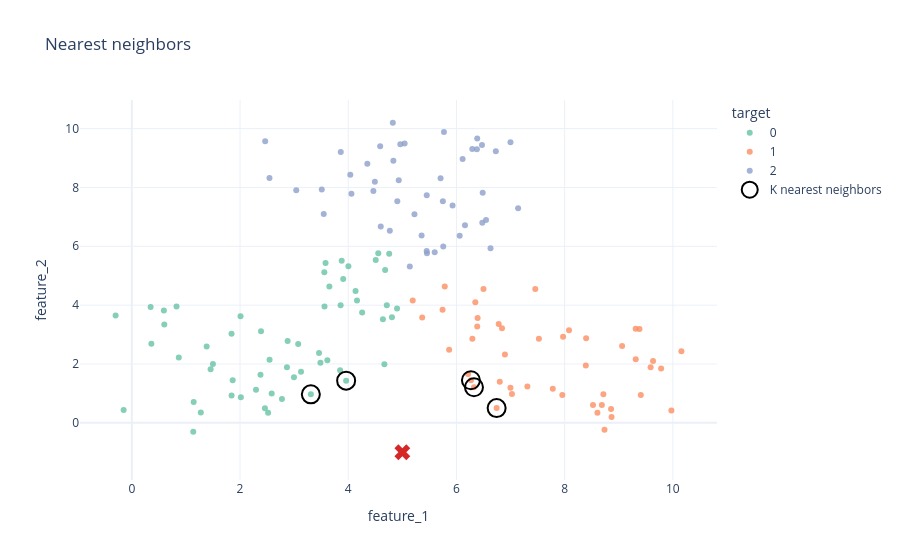

Source (notebook cell):
### Code cell
query = px.scatter(
    x=[explanation.query[0]],
    y=[explanation.query[1]],
    color_discrete_sequence=["#d62728"],
    symbol_sequence=["x"],
    labels={
        "x": dataset.features[0],
        "y": dataset.features[1],
    },
    title="Nearest neighbors",
    template="plotly_white",
).data[0]

query.name = "query"
query.marker.size = 14
query.marker.symbol = "x"
query.legendgroup = "query"

fig = px.scatter(
    x=dataset.x[:, 0],
    y=dataset.x[:, 1],
    color=dataset.y.astype(str),
    labels={
        "x": dataset.features[0],
        "y": dataset.features[1],
        "color": "target",
    },
    title="Nearest neighbors",
    template="plotly_white",
    opacity=0.8,
    color_discrete_sequence=px.colors.qualitative.Set2,
    category_orders={
        "color": [str(i) for i in range(len(dataset.classes))],
    },
)

# Outline the K nearest neighbors so they stand out from the dataset.
neighbors_trace = px.scatter(
    x=neighbors[:, 0],
    y=neighbors[:, 1],
).data[0]
neighbors_trace.name = "K nearest neighbors"
neighbors_trace.showlegend = True
neighbors_trace.marker.update(
    symbol="circle-open",
    size=18,
    color="black",
    line={"color": "black", "width": 2},
)
fig.add_trace(neighbors_trace)
fig.add_trace(query)

fig.show()

### Figure 1 — Plotly figure (JSON) as saved in the notebook; plotly's stock layout.template omitted (floating-point values rounded to 4 significant figures)
{"data": [{"hovertemplate": "target=0<br>feature_1=%{x}<br>feature_2=%{y}<extra></extra>", "legendgroup": "0", "marker": {"color": "rgb(102,194,165)", "opacity": 0.8, "symbol": "circle"}, "mode": "markers", "name": "0", "orientation": "v", "showlegend": true, "type": "scatter", "x": [1.143, 3.558, 4.757, 2.775, 3.651, 1.383, 2.519, 1.844, 4.135, 3.614, 2.388, 4.808, 2.378, 4.641, 3.581, 3.907, 2.015, 4.257, 0.592, 1.275, 2.46, 3.46, 3.309, 3.561, 0.361, 0.868, 0.6, 4.668, 3.879, 3.859, 3.075, 1.456, 4.682, 0.347, 2.295, 1.843, 4.713, 0.826, 3.486, 3.85, 4.555, 1.499, 1.135, 2.546, 2.88, 4.508, 2.585, 2.867, -0.3, 4.162, -0.152, 2.997, 4.902, 3.127, 1.864, 4.003, 3.961, 2.009], "xaxis": "x", "y": [0.709, 5.118, 5.743, 0.81, 4.637, 2.598, 0.346, 0.926, 4.481, 2.123, 3.116, 3.587, 1.634, 3.518, 5.428, 4.885, 0.871, 3.746, 3.819, 0.35, 0.497, 2.374, 0.968, 3.957, 2.685, 2.218, 3.34, 1.991, 5.508, 3.995, 2.678, 1.822, 5.193, 3.936, 1.12, 3.027, 3.995, 3.951, 2.043, 1.784, 5.76, 1.997, -0.303, 2.147, 2.783, 5.537, 0.995, 1.885, 3.65, 4.158, 0.44, 1.547, 3.883, 1.734, 1.445, 5.322, 1.433, 3.623], "yaxis": "y"}, {"hovertemplate": "target=1<br>feature_1=%{x}<br>feature_2=%{y}<extra></extra>", "legendgroup": "1", "marker": {"color": "rgb(252,141,98)", "opacity": 0.8, "symbol": "circle"}, "mode": "markers", "name": "1", "orientation": "v", "showlegend": true, "type": "scatter", "x": [8.737, 6.896, 6.215, 8.606, 8.867, 6.998, 9.312, 5.192, 6.384, 8.524, 5.367, 6.349, 9.589, 9.383, 8.688, 9.783, 6.268, 7.524, 7.311, 5.865, 7.457, 5.784, 9.062, 6.324, 10.16, 6.5, 7.026, 7.971, 9.408, 6.801, 5.744, 6.842, 8.716, 6.295, 6.743, 8.397, 7.957, 7.781, 9.314, 6.781, 8.391, 6.391, 9.973, 8.858, 9.634, 8.081], "xaxis": "x", "y": [-0.238, 2.32, 1.663, 0.345, 0.199, 1.192, 3.2, 4.154, 3.278, 0.605, 3.581, 4.098, 1.885, 3.193, 0.61, 1.844, 1.447, 2.856, 1.231, 2.488, 4.551, 4.637, 2.613, 1.21, 2.432, 4.55, 0.981, 2.926, 0.944, 1.395, 3.844, 3.215, 0.972, 2.86, 0.501, 2.877, 0.945, 1.155, 2.164, 3.362, 1.946, 3.563, 0.421, 0.47, 2.098, 3.149], "yaxis": "y"}, {"hovertemplate": "target=2<br>feature_1=%{x}<br>feature_2=%{y}<extra></extra>", "legendgroup": "2", "marker": {"color": "rgb(141,160,203)", "opacity": 0.8, "symbol": "circle"}, "mode": "markers", "name": "2", "orientation": "v", "showlegend": true, "type": "scatter", "x": [5.749, 6.472, 6.728, 2.544, 6.114, 4.59, 5.356, 5.928, 4.824, 5.707, 4.059, 4.933, 4.601, 6.384, 4.038, 5.455, 3.511, 5.138, 3.039, 3.862, 4.492, 4.769, 2.465, 5.756, 4.907, 5.042, 7.14, 5.598, 6.485, 4.963, 4.834, 3.547, 5.224, 6.158, 5.769, 6.63, 5.45, 6.06, 6.293, 4.465, 6.378, 4.353, 5.451, 6.999, 6.547, 6.478], "xaxis": "x", "y": [7.535, 9.44, 9.234, 8.324, 8.964, 9.399, 6.369, 7.388, 10.2, 8.315, 7.79, 8.242, 6.672, 9.667, 8.428, 5.763, 7.928, 5.31, 7.906, 9.209, 8.192, 6.526, 9.569, 5.996, 7.535, 9.495, 7.297, 5.801, 7.822, 9.468, 8.906, 7.099, 7.088, 6.713, 9.885, 5.934, 5.844, 6.36, 9.309, 7.883, 9.3, 8.805, 7.735, 9.534, 6.893, 6.802], "yaxis": "y"}, {"hovertemplate": "x=%{x}<br>y=%{y}<extra></extra>", "legendgroup": "", "marker": {"color": "black", "line": {"color": "black", "width": 2}, "size": 18, "symbol": "circle-open"}, "mode": "markers", "name": "K nearest neighbors", "orientation": "v", "showlegend": true, "type": "scatter", "x": [6.743, 6.324, 3.309, 3.961, 6.268], "xaxis": "x", "y": [0.501, 1.21, 0.968, 1.433, 1.447], "yaxis": "y"}, {"hovertemplate": "feature_1=%{x}<br>feature_2=%{y}<extra></extra>", "legendgroup": "query", "marker": {"color": "#d62728", "size": 14, "symbol": "x"}, "mode": "markers", "name": "query", "orientation": "v", "showlegend": false, "type": "scatter", "x": [5.0], "xaxis": "x", "y": [-1.0], "yaxis": "y"}], "layout": {"legend": {"title": {"text": "target"}, "tracegroupgap": 0}, "title": {"text": "Nearest neighbors"}, "xaxis": {"anchor": "y", "domain": [0, 1], "title": {"text": "feature_1"}}, "yaxis": {"anchor": "x", "domain": [0, 1], "title": {"text": "feature_2"}}}}
